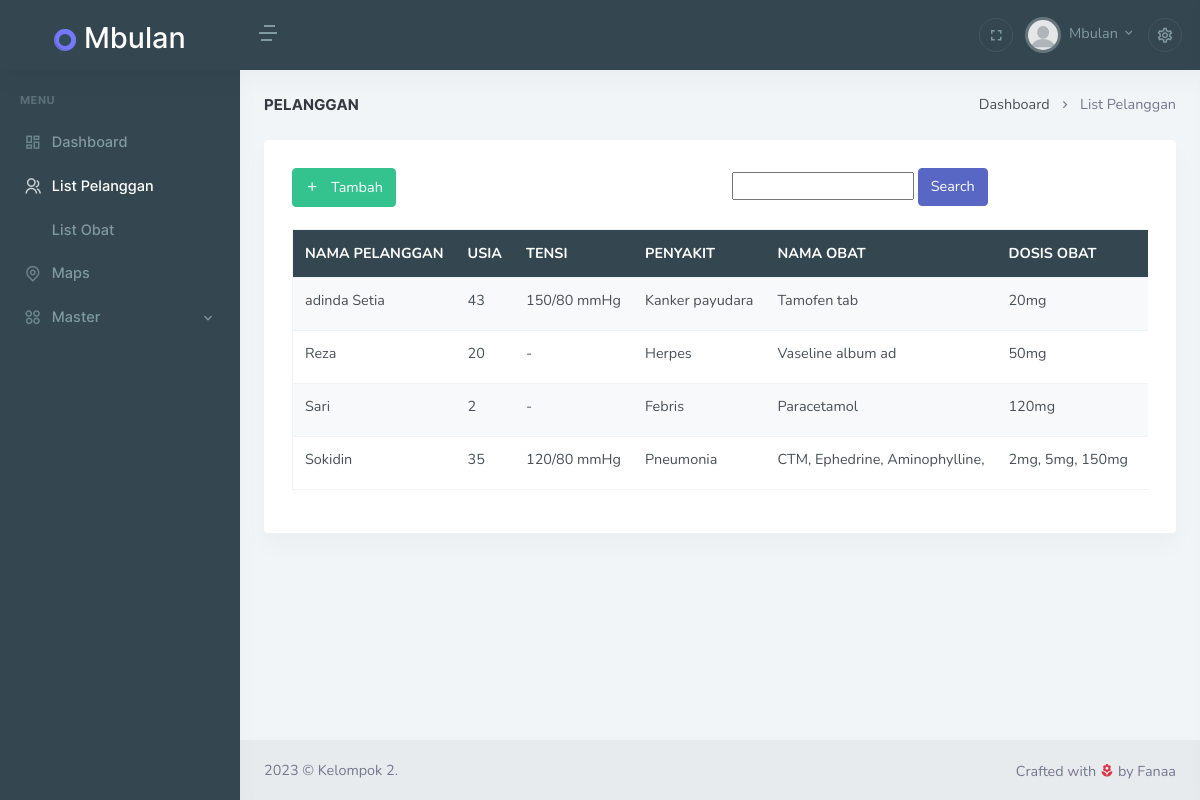
/application/pelanggan.php (signed in), run on the app's committed database.
### tables this page shows
CREATE TABLE `tbl_pelanggan` (
  `id_pelanggan` int(50) NOT NULL,
  `nama_pelanggan` varchar(100) NOT NULL,
  `usia_pelanggan` int(15) NOT NULL,
  `tensi_pelanggan` varchar(100) NOT NULL,
  `penyakit_pelanggan` varchar(100) NOT NULL,
  `obat_pelanggan` varchar(100) NOT NULL,
  `dosis_obat` varchar(100) NOT NULL,
  `tgl_konsultasi` date NOT NULL
);

### config/config.php (called while the page is built, shortened)
<?php
    $host = 'localhost';
    $user = 'root';
    $pass = '';
    $db = 'db_mbulan';
    $con = mysqli_connect($host, $user, $pass, $db);
    mysqli_select_db($con, $db);
    function query($query){
        global $con;
        $result = mysqli_query($con, $query);
        $rows = [];
        while($row = mysqli_fetch_assoc($result)){
            $rows[] = $row;
        }
        return $rows;
    }
?>

### application/pelanggan.php (the view, shortened to what this page needs)
<?php
    require_once "../config/config.php";
    $data_pelanggan = query('SELECT * FROM tbl_pelanggan ORDER BY id_pelanggan DESC');
?>
<!doctype html>
<html lang="en">
<head>
    <link href="assets/libs/datatables.net-bs4/css/dataTables.bootstrap4.min.css" rel="stylesheet" type="text/css" />
    <link href="assets/libs/datatables.net-responsive-bs4/css/responsive.bootstrap4.min.css" rel="stylesheet"  type="text/css" />
    <link href="assets/css/bootstrap.min.css" id="bootstrap-style" rel="stylesheet" type="text/css" />
    <link href="assets/css/icons.min.css" rel="stylesheet" type="text/css" />
    <link href="https://cdn.jsdelivr.net/npm/remixicon@3.5.0/fonts/remixicon.css" rel="stylesheet">
    <link href="assets/css/app.min.css" id="app-style" rel="stylesheet" type="text/css" />
</head>
<body data-topbar="dark" data-sidebar="dark">
<div id="layout-wrapper">
    <header id="page-topbar">
        <div class="navbar-header">
            <div class="d-flex">
                <div class="navbar-brand-box">
                    <a href="dashboard.php" class="logo logo-light">
                        <span class="logo-lg">
                            <h2 style="margin-top: 1.3rem; color: white"><img src="assets/images/logo-sm-light.png" alt="logo-sm-light" height="22"/> Mbulan</h2>
                        </span>
                    </a>
                </div>
                <button type="button" class="btn btn-sm px-3 font-size-24 header-item waves-effect" id="vertical-menu-btn">
                    <i class="ri-menu-4-line"></i>
                </button>
            </div>
            <div class="d-flex">
                <div class="dropdown d-none d-lg-inline-block">
                    <button type="button" class="btn header-item noti-icon waves-effect" data-toggle="fullscreen">
                        <div class="top-icon">
                            <i class="mdi mdi-fullscreen"></i>
                        </div>
                    </button>
                </div>
                <div class="dropdown d-inline-block user-dropdown">
                    <button type="button" class="btn header-item waves-effect" id="page-header-user-dropdown"
                        data-bs-toggle="dropdown" aria-haspopup="true" aria-expanded="false">
                        <img class="rounded-circle header-profile-user" src="assets/images/users/person.png"
                            alt="Header Avatar">
                        <span class="d-none d-xl-inline-block ms-1">Mbulan</span>
                        <i class="mdi mdi-chevron-down d-none d-xl-inline-block"></i>
                    </button>
                </div>
                <div class="dropdown d-inline-block">
                    <button type="button" class="btn header-item noti-icon right-bar-toggle waves-effect">
                        <div class="top-icon">
                            <i class="mdi mdi-cog-outline mdi-spin"></i>
                        </div>
                    </button>
                </div>
            </div>
        </div>
    </header>
    <div class="vertical-menu">
        <div data-simplebar class="h-100">
            <div id="sidebar-menu">
                <ul class="metismenu list-unstyled" id="side-menu">
                    <li class="menu-title">Menu</li>
                    <li>
                        <a href="Dashboard.php" class="waves-effect">
                            <i class="ri-dashboard-line"></i>
                            <span>Dashboard</span>
                        </a>
                    </li>
                    <li>
                        <a href="pelanggan.php" class=" waves-effect">
                            <i class="ri-group-line"></i>
                            <span>List Pelanggan<span>
                        </a>
                    </li>
                    <li>
                        <a href="obat.php" class=" waves-effect">
                            <i class="ri-medicine-bottle-line"></i>
                            <span>List Obat<span>
                        </a>
                    </li>
                    <li>
                        <a href="maps.php" class=" waves-effect">
                            <i class="ri-map-pin-line"></i>
                            <span>Maps</span>
                        </a>
                    </li>
                    <li>
                        <a href="javascript: void(0);" class="has-arrow waves-effect">
                            <i class="ri-apps-2-line"></i>
                            <span>Master</span>
                        </a>
                    </li>
                </ul>
            </div>
        </div>
    </div>
    <div class="main-content">
        <div class="page-content">
            <div class="container-fluid">
                <div class="row">
                    <div class="col-12">
                        <div class="page-title-box d-sm-flex align-items-center justify-content-between">
                            <h4 class="mb-sm-0">Pelanggan</h4>
                            <div class="page-title-right">
                                <ol class="breadcrumb m-0">
                                    <li class="breadcrumb-item"><a href="Dashboard.php">Dashboard</a></li>
                                    <li class="breadcrumb-item active">List Pelanggan</li>
                                </ol>
                            </div>
                        </div>
                    </div>
                </div>
                <div class="row">
                    <div class="col-lg-12">
                        <div class="card">
                            <div class="card-body">
                                <div class="row">
                                    <div class="col-xl-6">
                                        <button type="button" class="btn btn-success waves-effect waves-light" data-bs-toggle="modal" data-bs-target="#my_Modal">
                                            <i class="mdi mdi-plus me-2"></i> Tambah
                                        </button>
                                    </div>
                                    <div class="col-xl-6">
                                        <form action="" method="POST">
                                            <input type="text" name="keyword" autofocus autocomplete="off">
                                            <button type="submit" name="cari" class="btn btn-primary waves-effect waves-light">Search</button>
                                        </form>
                                    </div>
                                </div>
                                <div class="table-responsive mt-3">
                                    <table
                                        class="table table-centered table-check datatable dt-responsive nowrap table-striped border" style="border-collapse: collapse; border-spacing: 0; width: 100%;">
                                        <thead class="table-topbar text-uppercase">
                                            <tr>
                                                <th>Nama Pelanggan</th>
                                                <th>Usia</th>
                                                <th>Tensi</th>
                                                <th>Penyakit</th>
                                                <th>Nama Obat</th>
                                                <th>Dosis Obat</th>
                                                <th>Tanggal Konsultasi</th>
                                            </tr>
                                        </thead>
                                        <tbody>
                                                <?php
                                                    foreach($data_pelanggan as $pelanggan) {
                                                ?>
                                            <tr>
                                                <td><?= $pelanggan['nama_pelanggan']?></td>
                                                <td><?= $pelanggan['usia_pelanggan']?></td>
                                                <td><?= $pelanggan['tensi_pelanggan']?></td>
                                                <td><?= $pelanggan['penyakit_pelanggan']?></td>
                                                <td><?= $pelanggan['obat_pelanggan']?></td>
                                                <td><?= $pelanggan['dosis_obat']?></td>
                                                <td><?= $pelanggan['tgl_konsultasi']?></td>
                                            </tr>
                                            <?php } ?>
                                        </tbody>
                                    </table>
                                </div>
                            </div>
                        </div>
                    </div>
                </div>
            </div>
        </div>
        <footer class="footer">
            <div class="container-fluid">
                <div class="row">
                    <div class="col-sm-6">
                        <script>document.write(new Date().getFullYear())</script> © Kelompok 2.
                    </div>
                    <div class="col-sm-6">
                        <div class="text-sm-end d-none d-sm-block">
                            Crafted with <i class="mdi mdi-flower text-danger"></i> by Fanaa
                        </div>
                    </div>
                </div>
            </div>
        </footer>
    </div>
</div>
</body>
</html>

### data on the page
tbl_pelanggan: nama_pelanggan "adinda Setia", usia_pelanggan "43", tensi_pelanggan "150/80 mmHg", penyakit_pelanggan "Kanker payudara", obat_pelanggan "Tamofen tab", dosis_obat "20mg"
tbl_pelanggan: nama_pelanggan "Reza", usia_pelanggan "20", tensi_pelanggan "-", penyakit_pelanggan "Herpes", obat_pelanggan "Vaseline album ad", dosis_obat "50mg"
tbl_pelanggan: nama_pelanggan "Sari", usia_pelanggan "2", tensi_pelanggan "-", penyakit_pelanggan "Febris", obat_pelanggan "Paracetamol", dosis_obat "120mg"
tbl_pelanggan: nama_pelanggan "Sokidin", usia_pelanggan "35", tensi_pelanggan "120/80 mmHg", penyakit_pelanggan "Pneumonia", obat_pelanggan "CTM, Ephedrine, Aminophylline,", dosis_obat "2mg, 5mg, 150mg"
